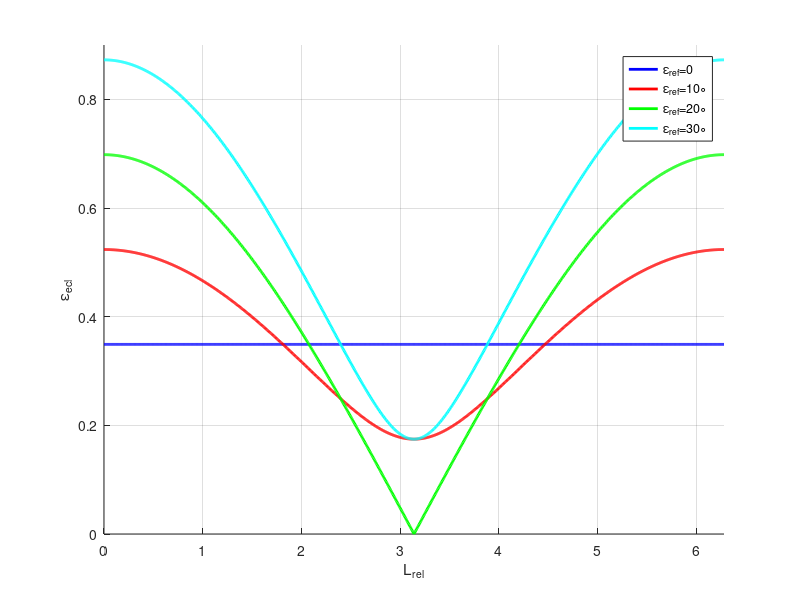
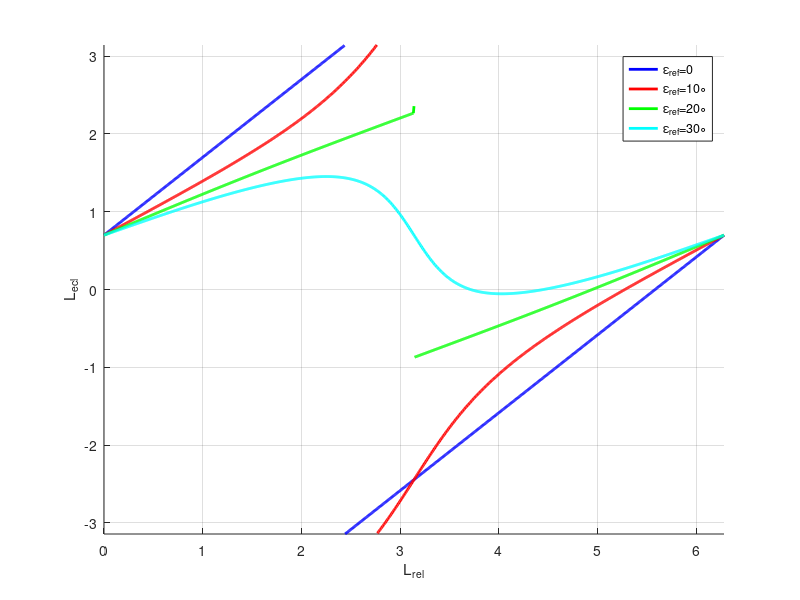

The MATLAB script that drew these images, in order:
function precession_anim

clear all
close all

RAD=pi/180.0;
DEG=180.0/pi;

col = ['b' 'r' 'g' 'c'];
obliq = [0 10 20 30]*RAD;
lan_ref = 40*RAD;
obliq_axis = 20*RAD;
lan_axis = 320*RAD;

rad = 1.5*tan(obliq_axis);

for n=1:length(obliq)
    obliq_ref = obliq(n);

    Oref = [[1 0 0];[0 cos(obliq_ref) -sin(obliq_ref)];[0 sin(obliq_ref) cos(obliq_ref)]];
    Lref = [[cos(lan_ref) -sin(lan_ref) 0];[sin(lan_ref) cos(lan_ref) 0];[0 0 1]];
    Rref = Lref*Oref;

    Oaxis = [[cos(obliq_axis) 0 sin(obliq_axis)];[0 1 0];[-sin(obliq_axis) 0 cos(obliq_axis)]];
    Laxis = [[cos(lan_axis) -sin(lan_axis) 0];[sin(lan_axis) cos(lan_axis) 0];[0 0 1]];
    Raxis = Laxis*Oaxis;
    ref_axis = Rref * [0 0 1.5]';

    lanrel = [0:2*pi/1000:2*pi];
    for i=1:length(lanrel)
        [obl(i) lan(i)] = axis_ecl(obliq_ref,lan_ref,obliq_axis,lanrel(i));
    end
    figure(1);
    hold on
    plot (lanrel,obl,col(n),'LineWidth',2);
    xlabel('L_{rel}');
    ylabel('\epsilon_{ecl}');
    axis([0 2*pi 0.0 0.9]);
    grid on
    figure(2);
    hold on
    sep = 0;
    for i=1:length(lan)-1
        if abs(lan(i)-lan(i+1)) > pi
            sep = i;
            break;
        end
    end
    if sep > 0
        lanrel2=[lanrel(1:i),(lanrel(i)+lanrel(i+1))/2,(lanrel(i)+lanrel(i+1))/2,lanrel(i+1:end)];
        lan2=[lan(1:i),inf,-inf,lan(i+1:end)];
        plot (lanrel2,lan2,col(n),'LineWidth',2);
        %plot(lanrel(1:i),lan(1:i),col(n),'LineWidth',2);
        %plot(lanrel(i+1:end),lan(i+1:end),col(n),'LineWidth',2);
    else
        plot (lanrel,lan,col(n),'LineWidth',2);
    end
    xlabel('L_{rel}');
    ylabel('L_{ecl}');
    axis([0 2*pi -pi pi]);
    grid on
end
for n=1:2
    figure(n);
    legend('\epsilon_{ref}=0','\epsilon_{ref}=10\circ','\epsilon_{ref}=20\circ','\epsilon_{ref}=30\circ');
end

end



function vtx=circle(rad)

nseg=64;
for i=0:nseg
    phi = i/nseg*pi*2;
    vtx(i+1,:) = [rad*cos(phi) rad*sin(phi) 0];
end

end


function vtx=arc(rad,phi0,phi1)

nseg=64;
vtx = [0 0 0];
nstep = ceil((phi1-phi0)/(2*pi)*nseg);
if nstep > 0
    dphi=(phi1-phi0)/nstep;
    i=1;
    for phi=phi0:dphi:phi1
        vtx(i,:) = [rad*cos(phi) rad*sin(phi) 0];
        i = i+1;
    end
end

end


% Calculate obliquity and LAN of axis w.r.t. ecliptic
% from obliquity and LAN of precession reference axis
% and relative obliquity and LAN
function [obliq lan]=axis_ecl(obliq_ref,lan_ref,obliq_rel,lan_rel)

Oref = [[1 0 0];[0 cos(obliq_ref) -sin(obliq_ref)];[0 sin(obliq_ref) cos(obliq_ref)]];
Lref = [[cos(lan_ref) -sin(lan_ref) 0];[sin(lan_ref) cos(lan_ref) 0];[0 0 1]];
Rref = Lref*Oref;
Orel = [[1 0 0];[0 cos(obliq_rel) -sin(obliq_rel)];[0 sin(obliq_rel) cos(obliq_rel)]];
Lrel = [[cos(lan_rel) -sin(lan_rel) 0];[sin(lan_rel) cos(lan_rel) 0];[0 0 1]];
Rrel = Lrel*Orel;
v=[0 0 1];

rot_axis = Rref * Rrel * v';
obliq = acos(rot_axis(3));
lan = atan2(rot_axis(1),-rot_axis(2));
end
